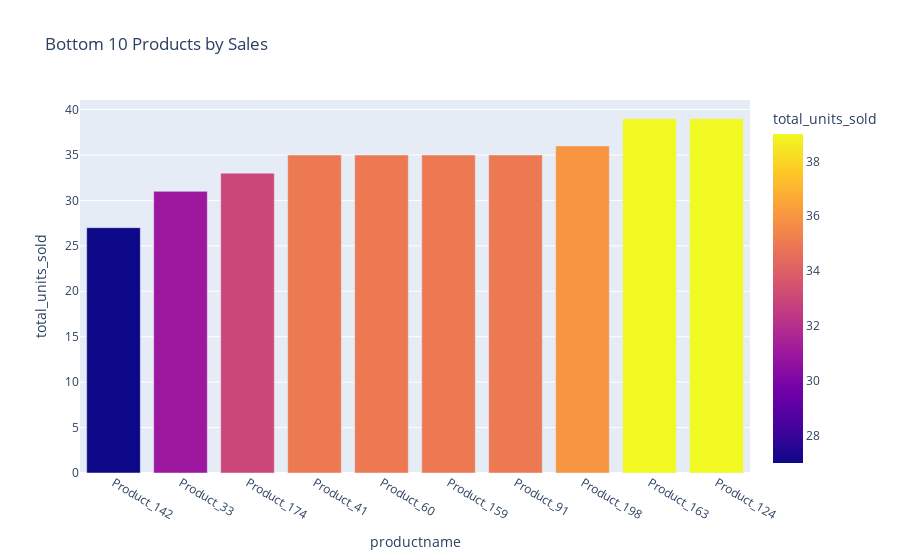

The code cell stored with this chart in its notebook:
### Code cell
px.bar(bottom_products_df, x='productname', y='total_units_sold', 
       title='Bottom 10 Products by Sales', color='total_units_sold')

### Figure 1 — Plotly figure (JSON) as saved in the notebook; plotly's stock layout.template omitted (floating-point values rounded to 4 significant figures)
{"data": [{"hovertemplate": "productname=%{x}<br>total_units_sold=%{marker.color}<extra></extra>", "legendgroup": "", "marker": {"color": [27.0, 31.0, 33.0, 35.0, 35.0, 35.0, 35.0, 36.0, 39.0, 39.0], "coloraxis": "coloraxis", "pattern": {"shape": ""}}, "name": "", "orientation": "v", "showlegend": false, "textposition": "auto", "type": "bar", "x": ["Product_142", "Product_33", "Product_174", "Product_41", "Product_60", "Product_159", "Product_91", "Product_198", "Product_163", "Product_124"], "xaxis": "x", "y": [27.0, 31.0, 33.0, 35.0, 35.0, 35.0, 35.0, 36.0, 39.0, 39.0], "yaxis": "y"}], "layout": {"barmode": "relative", "coloraxis": {"colorbar": {"title": {"text": "total_units_sold"}}, "colorscale": [[0, "#0d0887"], [0.1111, "#46039f"], [0.2222, "#7201a8"], [0.3333, "#9c179e"], [0.4444, "#bd3786"], [0.5556, "#d8576b"], [0.6667, "#ed7953"], [0.7778, "#fb9f3a"], [0.8889, "#fdca26"], [1, "#f0f921"]]}, "legend": {"tracegroupgap": 0}, "title": {"text": "Bottom 10 Products by Sales"}, "xaxis": {"anchor": "y", "domain": [0, 1], "title": {"text": "productname"}}, "yaxis": {"anchor": "x", "domain": [0, 1], "title": {"text": "total_units_sold"}}}}
